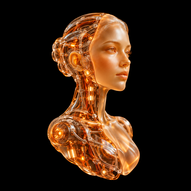
#> input picture site/scripts/art/src/glass-girl.png, 191 x 191 px, shrunk from 1024 x 1024 before the run
$ python glass.py src/glass-girl.png src/hand-live.png
#> lines starting #> are read from the running program, lines starting #| are printed output that depends on the picture
"""Стеклянная девушка C: чёрный фон -> прозрачность, оранжевое стекло -> оттенок палитры (OkLCh)."""
import sys
import numpy as np
from PIL import Image, ImageFilter

SRC, OUT = sys.argv[1], sys.argv[2]
# металл каждой палитры; оттенок стекла сдвигается от «Сигнала» к нему
BASE = {'signal': '#E0561C', 'olive': '#8F9146', 'ultra': '#2F4BE8', 'steel': '#5E8597', 'mint': '#19A486'}
# поправки на глаз: доля сдвига оттенка, множитель насыщенности и добавка к оттенку в градусах
# (ультрамарин без ухода в лаванду, олива ближе к латуни)
TUNE = {'olive': (0.85, 0.85, 6), 'ultra': (1.0, 1.05, -14), 'steel': (1.0, 1.1, 0), 'mint': (1.0, 0.9, 0)}

def hx(c):
    return np.array([int(c[i:i + 2], 16) for i in (1, 3, 5)], float) / 255

def to_lin(c):
    return np.where(c <= 0.04045, c / 12.92, ((c + 0.055) / 1.055) ** 2.4)

def to_srgb(c):
    c = np.clip(c, 0, 1)
    return np.where(c <= 0.0031308, c * 12.92, 1.055 * c ** (1 / 2.4) - 0.055)

M1 = np.array([[0.4122214708, 0.5363325363, 0.0514459929], [0.2119034982, 0.6806995451, 0.1073969566], [0.0883024619, 0.2817188376, 0.6299787005]])
M2 = np.array([[0.2104542553, 0.7936177850, -0.0040720468], [1.9779984951, -2.4285922050, 0.4505937099], [0.0259040371, 0.7827717662, -0.8086757660]])

def oklab(rgb):
    lms = np.cbrt(to_lin(rgb) @ M1.T)
    return lms @ M2.T

def from_oklab(lab):
    lms = lab @ np.linalg.inv(M2).T
    return to_srgb((lms ** 3) @ np.linalg.inv(M1).T)

def lch(rgb):
    lab = oklab(rgb)
    return lab[..., 0], np.hypot(lab[..., 1], lab[..., 2]), np.arctan2(lab[..., 2], lab[..., 1])

im = np.asarray(Image.open(SRC).convert('RGB'), float) / 255
# фон чёрный: прозрачность = яркость самого яркого канала, цвет восстанавливается делением
a = im.max(-1)
a = np.clip((a - 0.025) / 0.975, 0, 1)
rgb = np.where(a[..., None] > 1e-3, im / np.maximum(im.max(-1, keepdims=True), 1e-3), 0)
rgb = np.clip(rgb, 0, 1)

L, C, H = lch(rgb)
#> in oklab, `lms = np.cbrt(to_lin(rgb) @ M1.T)`:
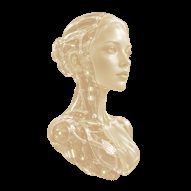
#> lms: shape (191, 191, 3) float64; mean R, G, B 0.242, 0.219, 0.177
#> in oklab, `return lms @ M2.T`:
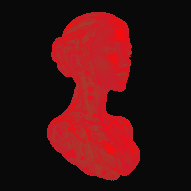
#> returned value: shape (191, 191, 3) float64; mean of channels 0, 1, 2 0.224, 0.0285, 0.0344; drawn with min black and max white
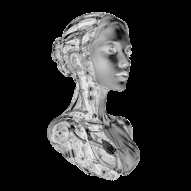
#> C: shape (191, 191) float64; min 0, max 0.258, mean 0.0452; drawn with min black and max white
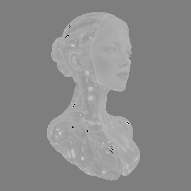
#> H: shape (191, 191) float64; min -2.84, max 2.88, mean 0.263; drawn with min black and max white
_, c0, h0 = (float(v[0]) for v in lch(hx(BASE['signal'])[None, :]))
for pid, col in BASE.items():
    _, c1, h1 = (float(v[0]) for v in lch(hx(col)[None, :]))
    if pid == 'signal':
        out = rgb
    else:
        fh, fc, dd = TUNE[pid]
        dh = (h1 - h0) * fh + np.radians(dd)
        k = float(np.clip(c1 / c0 * fc, 0.3, 1.2))
        H2 = H + dh
        C2 = C * k
        lab = np.stack([L, C2 * np.cos(H2), C2 * np.sin(H2)], -1)
        out = from_oklab(lab)
    rgba = np.concatenate([out, a[..., None]], -1)
    img = Image.fromarray((np.clip(rgba, 0, 1) * 255 + 0.5).astype(np.uint8))
    img.save(f'{OUT}/glass-{pid}.webp', quality=86, method=6)
    print(pid)
#> this loop made 5 passes
#> pass 1, `rgba = np.concatenate([out, a[..., None]], -1)`:
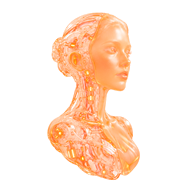
#> rgba: shape (191, 191, 4) float64; mean R, G, B, A 0.29, 0.166, 0.0817, 0.205; transparent parts drawn white
#> after the loop:
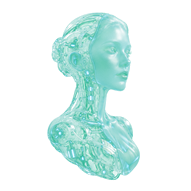
#> img: PIL image 191x191 RGBA; mean R, G, B, A 29.8, 57.8, 54.1, 52.4; transparent parts drawn white
#> after the loop:
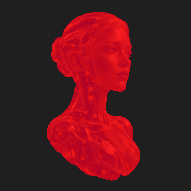
#> lab: shape (191, 191, 3) float64; mean R, G, B 0.224, -0.0259, -0.0015; drawn with min black and max white
